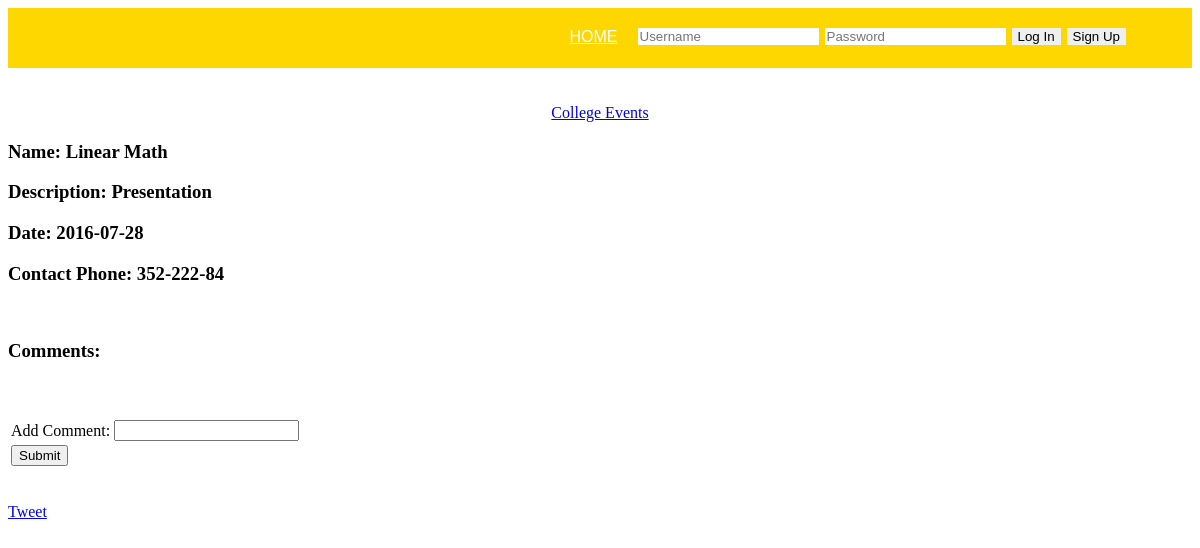
Screenshot of /events.php with the database file from the repository.
### tables this page shows
CREATE TABLE `my_event` (
  `evt_id` int(11) NOT NULL,
  `evt_time` time NOT NULL,
  `evt_comment` text NOT NULL,
  `evt_date` date NOT NULL,
  `evt_contact` varchar(10) NOT NULL,
  `evt_name` varchar(50) NOT NULL,
  `evt_description` varchar(50) DEFAULT NULL,
  `location` varchar(50) NOT NULL
);

### events.php (the view, shortened to what this page needs)
<?php
include "header.php";
function listEventInfo() {
	include "dbhandler.php";
	try{
		$dbh = new PDO("mysql:host=$server;dbname=$db_name", $user, $pass);
		$dbh->setAttribute(PDO::ATTR_ERRMODE, PDO::ERRMODE_EXCEPTION);
		$stmt = $dbh->prepare("SELECT e.evt_name, e.evt_description, e.evt_date, e.evt_contact, e.evt_id, e.evt_comment FROM my_event e, public p WHERE e.evt_id = p.evt_id");
		$stmt->bindParam(':evt_id', $_GET['evt_id'], PDO::PARAM_INT);
		$stmt->execute();
		$result = $stmt->fetch(PDO::FETCH_ASSOC);
		echo "<h3>Name: " . $result['evt_name'] . "</h3>";
		echo "<h3>Description: " . $result['evt_description'] . "</h3>";
		echo "<h3>Date: " . $result['evt_date'] . "</h3>";
		echo "<h3>Contact Phone: " . $result['evt_contact'] . "</h3>";
	}
	catch(Exception $e){
		echo 'We are unable to process your request. Please try again later';
	}
}
function listCommentsAndRatings() {
	try{
		echo "<h3>Comments: </h3>";
	}
	catch(Exception $e){
		echo 'We are unable to process your request. Please try again later';
	}
}?>
<div id="page">
	<br><br><center><div class="logo"><a href="index.php";
	color: #333333;">College Events</a></div></center>
		<?php
			listEventInfo();
			echo "<br>";
			listCommentsAndRatings();
		?>
	<div id="page">
	<br><br>
			<form>
				<table>
					<tr><td> <label for="text">Add Comment:</label> </td>
						<td> <input type="text" id="comment" name="comment" value="" maxlength="150" /> </td></tr>
			</form>
			<form method="post" action="comment.php">
					<tr><td><input type="submit" value="Submit"> </td></tr>
			</form>
			</div>
		<br>
		<a class="twitter-share-button"	href="https://twitter.com/share">Tweet</a>
	</div>
</body>

### rows the page displays
my_event: evt_name "Linear Math", evt_description "Presentation", evt_date "2016-07-28", evt_contact "352-222-84"
